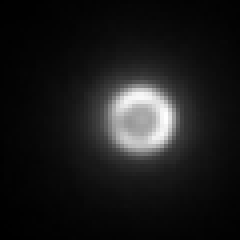
%> input picture testing/180327_mNG-ftsz1.tif, 60 x 60 px (shown 4 times larger)
$ octave testKymoGeneration.m   (GNU Octave 9; MATLAB toolbox functions it lacks are replaced by stand-ins)
%> lines starting %> are read from the running program, lines starting %| are printed output that depends on the picture; in (x1, y1, x2, y2) boxes, pixels count from 0 and x2, y2 are one past the last pixel; in counts of white or black regions, pixels touching at a corner belong together; the program's own positions count from 1
### verciniAnalysis.m
function verciniAnalysis(fileFilter,pixSz,varargin)
% Performs circular kymograph analysis for VerCINI microscopy data of vertically immobilized bacteria
% Septa/ cell circumference is localized to sub-pixel precision by fitting an explicit model (defined in fitRing.m) of
% a blurred annulus two large width Gaussians to account for diffuse and out of focus cytoplasmic background, plus a baseline.
% The fitted background contribution is subtracted from each image, and a kymograph calculated along the circular line profile
% of the cell circumference.
% By default the background subtracted image and kymograph are saved.
% Automatically analyses all files matching "fileFilter" string
% All results are saved in 'analysed' subdirectory of the current working directory
%
% NOTE: By default, TWO copies of the kymograph are plotted side by side, ie wrapping around the cell circumference twice,
% 0->720degrees. This is so that dynamics at the 360degree->0degree transition can still be identified
% NOTE: If the background subtraction fails for some frames - slow fitting, bright bands in the kymographs - this is usually because 'FixedRadiusFit' is set to true, but the radius is changing, or because 'FixedPositionFit' is set to true but the cell position is changing (drift) - try changing 'FixedRadiusFit' or 'FixedPositionFit' to false.
% NOTE: By default, a zero row is added as the last row of the kymograph so that ImageJ plotting defaults to the "correct" contrast for a background subtracted image, ie black = 0 counts. You can turn this off with 'ZeroPadKymograph', false
%
% INPUTS:
%   fileFilter: Search string for files to analyse, eg '*.tif'
%       Input image stacks should be cropped movies of septum/ circumferentially localized protein dynamics.
%       Input image stacks should be cropped to contain one cell only
%       Cell should not overlap image edges.
%   pixSz: Camera pixel size in nanometres
% OUTPUTS:
%   Files, in subdirectory analysed:
%       <filename>_bgsub.tif: Background subtracted vercini image stack
%       <filename>_kymo.tif: Kymograph
%       <filename>_kymoWrap.tif: Kymograph, repeated nKymoWrap times
%       <filename>_fitData.mat: Fit results
%       <filename>_diamInfo.txt: Ring diameter, each frame if constricting, otherwise only defined for first frame (same for the rest)
%
%
% OPTIONAL INPUTS (commonly used):
%   'FixedRadiusFit', true/false (default:true): Fix the ring radius and shape parameters to the average ring parameters. Note the ring centroid can still shift to allow for small drifts.
%     Useful for cells that dont constrict within timeframe of imaging. If the cells constrict you need to turn this off.
%     FITPARAVG is the result of a prior fit to an averaged ring, used to fix the positions.
%   'FixedPositionFit', true/false (default:false): Fix the ring position to the average ring position. This is set to fals by default to allow for small cell drifts during acquisition. However, for fitting sparse data, especially single molecule data, the ring position is not well constrained based only on a single image. In that case, it is important to set this option to true and use the average ring position, to avoid the ring position jumping large amounts frame to frame which is obviously bad.  This problem - fit jumping, may also occur to a lesser degree on moderately sparse non-single-molecule data, like nascent FtsZ-rings. If that is likely for your dataset, or you get weird results, try setting this option to true.
%   'NumKymoRepeats', nKymoWrap (default:2): Number of times to plot the kymograph side-by-side in the kymoWrap file.
%   'SaveRawKymograph', true/false (default:false): Save a non-background subtracted kymograph as well.
%   'SaveFitPNG', true/ false (default:true): Save a png of the average image overlaid with the (first) fitted circle
%   'ZeroPadKymograph', true/ false (default:false): Add a zero row as the last row of the kymograph so that ImageJ plotting defaults to the correct contrast.
% OPTIONAL INPUTS (advanced):
%   'CytoplasmBG-FWHM', cytoBgFWHM_nm: Initial guess for the FWHM of the large gaussian fitted to account for the defocussed cytoplasmic background. DEFAULT:1300
%   'CytoplasmBG-FWHM-min', cytoBgFWHMmin_nm: Minimum for the FWHM of the large gaussian fitted to account for the defocussed cytoplasmic background. DEFAULT:800
%   'CytoplasmBG-FWHM-max', cytoBgFWHMmax_nm: Maximum for the FWHM of the large gaussian fitted to account for the defocussed cytoplasmic background. DEFAULT:Inf
%       NOTE: A second defocussed Gaussian is also fitted, with min width cytoBgFWHMmin_nm, and max width=Inf because a single gaussian does not fit well the cytoplasmic BG distribution.
%   'CytoplasmOnlyFit', true/false (default:false): Dont fit a ring - useful for calibration/ testing analysis of cytoplasmic GFP samples - force the ring amplitude to zero for cyto only fit
%   'FitMaxIP', true/false (default:false): Use maximum intensity projection instead of average for the fixed radius/ position fitting. Useful for single molecule data.
%   'LineProfileWidth', LineWidth (default:pixSz , ie 1 pixel): perpendicular distance over which to integrate line profile signal to improve SNR.
%   'PsfFWHM', psfFWHM (default:300 nm): Fitted PSF FWHM, nm. Determines PSF size used to blur the fitted ring.
%   'PsfWidthRangeNm',psfWidthExtraNm: Wiggle room allowed on fitted PSF FHWM. Ie fitted PSF width can be within range psfFWHM +/- psfWidthExtraNm. DEFAULT: 50
%   'RingRadius-max', radMax_nm (default: 600): Maximum fitted ring radius. Default should hold well for most B subtilis or E coli samples but might need to change if in a different organism. If you set it too large the fitting becomes unstable for small radius septa/ cells.
%   'SetManualRadius', manualRadiusNm: Sets the septum radius to fixed value manualRadiusNm
%   'SetManualRadius', [manualRadiusNmMin,manualRadiusNmMax]: limits the septum radius to range defined by 2 element vector. Initial guess is average of the min and max Radius
% OPTIONAL INPUTS (developer/debug):
%   'HoughCircleGuess',true/false: (Experimental) Uses hough circle finding estimator for the initial guess. From initial testing seems more robust than the simple binary estimator.
%
%
%
% EXAMPLES:
%
%   >> verciniAnalysis('*.tif',pixSz)
%      By default, fits with fixed radius based on average image
%
%   >> verciniAnalysis('*.tif',pixSz,'FixedRadiusFit',false)
%      Alternatively, fit with a free radius to allow for constriction
%
%   >> verciniAnalysis('*.tif',pixSz,'SaveRawKymograph',true)
%      Optionally you can save the non-background subtracted kymograph
%
%   >> verciniAnalysis('*.tif',pixSz,'FixedPositionFit', true)
%      Optionally you can fit the septum centroid position to that of the average image. Useful for single molecule or otherwise sparse data.


f = dir(fileFilter);
nF= numel(f);

hF= figure;
for ii = 1:nF
    file = f(ii).name;
    folder=f(ii).folder;
    fname = fullfile(folder,file)
    try
        ringCorrectAndFit_bgFitter(fname,pixSz,varargin{:});
    catch ME
        display(getReport(ME));
    end
end
close(hF);
%--------------------------------------------------------
function [kymo, kymoCorr] = ringCorrectAndFit_bgFitter(fname,pixSz,varargin)
%> called with fname = 'testing/180327_mNG-ftsz1.tif', pixSz = 65
%,lineProfileWidth,bleachPlotOn,,useTLFitter,frStep,doBGFG_separation)
global DEBUG_RING

ringFitArg={};
frStep = 1;
lineProfileWidth = pixSz;
psfFWHM = 300;
bleachPlotOn=false;
nKymoWrap=2;
doSaveRawKymograph = true;
doSaveFitFigure=true;
nargin = numel(varargin);
ii = 1;
while ii<=numel(varargin)
    if strcmp(varargin{ii},'PsfWidthRangeNm') || strcmp(varargin{ii},'CytoplasmBG-FWHM') ...
        || strcmp(varargin{ii},'CytoplasmBG-FWHM-min') || strcmp(varargin{ii},'CytoplasmBG-FWHM-max') ...
        || strcmp(varargin{ii},'RingRadius-max') || strcmp(varargin{ii},'ZeroPadKymograph')...
        || strcmp(varargin{ii},'FixedRadiusFit') || strcmp(varargin{ii},'SetManualRadius') ...
        || strcmp(varargin{ii},'CytoplasmOnlyFit')|| strcmp(varargin{ii},'PlotFit')...
        || strcmp(varargin{ii},'ShowFitOutcome') || strcmp(varargin{ii},'FixedPositionFit') ...
        || strcmp(varargin{ii},'FitMaxIP') || strcmp(varargin{ii},'HoughCircleGuess')
        ringFitArg={ringFitArg{:},varargin{ii:ii+1}};
        ii=ii+1;
    elseif strcmp(varargin{ii},'PsfFWHM')
        psfFWHM=varargin{ii+1};
        ii=ii+2;
    elseif strcmp(varargin{ii},'LineProfileWidth')
        lineProfileWidth=varargin{ii+1};
        ii=ii+2;
    elseif strcmp(varargin{ii},'NumKymoRepeats')
        nKymoWrap=varargin{ii+1};
        ii=ii+2;
    elseif strcmp(varargin{ii},'SaveRawKymograph')
        doSaveRawKymograph=varargin{ii+1};
        ii=ii+2;
    elseif strcmp(varargin{ii},'SaveFitPNG')
        doSaveFitFigure=varargin{ii+1};
        ii=ii+2;
    else
        ii=ii+1;
    end
end

[pathstr,name,ext]=fileparts(fname);
if isempty(pathstr)
    pathstr='.';%matlab looks on all pths not just current path if dont do this
end

if ~isempty(DEBUG_RING) && DEBUG_RING==true
    savepath = fullfile(pathstr,'test_analysis');
else
    savepath = fullfile(pathstr,'analysed');
end

if ~exist(savepath,'dir')
    mkdir(savepath);
end
ringStack = imreadstack(fname);

% calculate the kymograph
[ ringStack_noBg,kymo,circFit,kymoInfo, kymoraw,fitPar] = doBgSubAndKymo(ringStack,pixSz,lineProfileWidth,psfFWHM,ringFitArg{:});
save([savepath,filesep,name,'_fitData.mat'],'circFit','kymoInfo','fitPar');
%write a text file with the radius for quick reference
Diameter_nm = round(kymoInfo(:,2))*2;
Frame= kymoInfo(:,1);
T = table(Frame,Diameter_nm);
if numel(unique(Diameter_nm))==1
    T=T(1,:);
end

radius_fname = [savepath,filesep,name,'_diamInfo','.txt'];
writetable(T,radius_fname);

%make 2pi versions of everything for convenience
kymo_wrap = repmat(kymo,[1,nKymoWrap]);
kymoraw_wrap = repmat(kymoraw,[1,nKymoWrap]);

%save everything as floats if that's what's returned
tiffwrite([savepath,filesep,name,'_bgsub.tif'],ringStack_noBg);
tiffwrite([savepath,filesep,name,'_kymo.tif'],kymo);
tiffwrite([savepath,filesep,name,'_kymoWrap.tif'],kymo_wrap);
if doSaveRawKymograph
    tiffwrite([savepath,filesep,name,'_kymoRaw.tif'],kymoraw);
    tiffwrite([savepath,filesep,name,'_kymoRawWrap.tif'],kymoraw_wrap);
end

if doSaveFitFigure
    h=figure;
    plotCircleFig(mean(ringStack,3),circFit{1});
    saveas(h,[savepath,filesep,name,'_fitResult.png']);
    close(h);
end

### imreadstack.m
function imstack = imreadstack( path1)
%> called with path1 = 'testing/180327_mNG-ftsz1.tif'
%	imstack = imreadstack( path1)
%
% Description:
% 	Automatically load all the images in a stack as a
% 3D matrix
%
% Inputs:
% 	path
%
% Outputs:
%	imstack
%
% History:
% 	080213 	- First alpha complete (SH)
%	080213 	- Function headers and help standardised (SH)
%
% Author:
%	Seamus Holden
%

%number of frames in image and size of image
numFrames = numel(imfinfo(path1));
I = imread( path1, 1);
%> I is the input picture: size 60x60 single; min 189.1, max 3171.1, mean 505.3

%preallocate array
imstack = zeros( [size(I) numFrames], class(I));
imstack(:,:,1) = I;

for p = 2:numFrames
	imstack(:,:,p) = imread(path1, p);
end

### doBgSubAndKymo.m
function [ ringStack_noBg, ringKymograph, circleData, kymoInfo, rawKymograph, fitPar] = doBgSubAndKymo(ringStack,pixSzNm,lineWidthNm, psfFWHM,varargin)
%> called with pixSzNm = 65, lineWidthNm = 65, psfFWHM = 300
% function [ ringStack_noBg, ringKymograph, circleData, kymoInfo] = doBgSubAndKymo(ringStack,pixSzNm,lineWidthNm, psfFWHM,varargin)
%extract circular kymograph, integrating over widthNM annulus thickness
%use fitting to the ring to find the diameter, should make it more robust eg on small rings
%   Performs background subtraction and kymograph fitting for vertically immobilized cells
%   Kymographs are background subtracted ie zero should equal a genuine gap in the ring
% INPUTS:
%   ringStack: [y,x,frame] ring dynamics movie
%   pixSz: Camera pixel size in nanometres
%   lineWidthNm: perpendicular distance over which to integrate line profile signal to improve SNR.
%   psfFWHM: Fitted PSF FWHM, nm. Determines PSF size used to blur the fitted ring.
%
% OPTIONAL INPUTS:
%   'PsfWidthRangeNm',psfWidthExtraNm: Wiggle room allowed on fitted PSF FHWM. Ie fitted PSF width can be within range psfFWHM +/- psfWidthExtraNm. DEFAULT: 50
%   'CytoplasmBG-FWHM', cytoBgFWHM_nm: Initial guess for the FWHM of the large gaussian fitted to account for the defocussed cytoplasmic background. DEFAULT:1300
%   'CytoplasmBG-FWHM-min', cytoBgFWHMmin_nm: Minimum for the FWHM of the large gaussian fitted to account for the defocussed cytoplasmic background. DEFAULT:1000
%   'CytoplasmBG-FWHM-max', cytoBgFWHMmax_nm: Maximum for the FWHM of the large gaussian fitted to account for the defocussed cytoplasmic background. DEFAULT:1000
% NOTE: A second defocussed Gaussian is also fitted, with min width cytoBgFWHMmin_nm, and max width=Inf because a single gaussian does not fit well the cytoplasmic BG distribution.
%   'RingRadius-max', radMax_nm: Maximum fitted ring radius. Default should hold well for WT or even most mutant Bsubtilis but change if in a different organism. If you set it too large the fitting becomes unstable for small rings. DEFAULT: 600
%   'ZeroPadKymograph', doZeroPadKymo: Add a zero row as the last row of the kymograph so that ImageJ plotting defaults to the correct contrast. DEFAULT: true
%   'FixedRadiusFit', fitParAvg: Fix the ring radius and shape parameters to the average ring parameters. Note the ring centroid can still shift to allow for small drifts. Useful for cells that dont constrict within timeframe of imaging. If the cells constrict you need to turn this off. FITPARAVG is the result of a prior fit to an averaged ring, used to fix the positions. DEFAULT: true
%   'FitMaxIP', true/false: Use maximum intensity projection instead of average for the fixed radius/ position fitting
%
% NOTE: If the background subtration fails for some frames - slow fitting, bright bands in the kymographs - this is usually because 'FixedRadiusFit' is set to true, but the radius is changing  - try changing 'FixedRadiusFit' to false. If the radius is changign the FixedRadiusFit gives bad results as the average radius is not a good match for all frames

nargin = numel(varargin);
fitRingArg={};
doZeroPadKymo = true;
doFixedRadiusFit = true;
doMaxFit=false;
ii = 1;
while ii<=numel(varargin)
    if strcmp(varargin{ii},'ZeroPadKymograph')
        doZeroPadKymo=varargin{ii+1};
        ii=ii+2;
    elseif strcmp(varargin{ii},'FixedRadiusFit')
        doFixedRadiusFit=varargin{ii+1};
        ii=ii+2;
    elseif strcmp(varargin{ii},'FitMaxIP')
        doMaxFit=varargin{ii+1};
        ii=ii+2;
    else
        fitRingArg={fitRingArg{:},varargin{ii}};
        ii=ii+1;
    end
end

ringStack = double(ringStack);

%optionally find the radius etc from the average of whole movie
if doFixedRadiusFit
    if doMaxFit
        ringIm = max(ringStack,[],3);
    else
        ringIm = mean(ringStack,3);
    end
    fitParAvg = fitRing(ringIm, pixSzNm,psfFWHM, fitRingArg{:});
else
    fitParAvg=[];
end

nFr = size(ringStack,3);
ringStack_noBg = 0.*ringStack;
for ii =1:nFr

    %fit each ring.
%     display(['Frame: ',num2str(ii)]);
    if ii==1
        [ringIm_noBg, ringKymoCell{ii}, circleData{ii}, rawKymoCell{ii},fitPar(ii,:)] = bgSubAndProfile(ringStack(:,:,ii),pixSzNm,lineWidthNm, psfFWHM,doFixedRadiusFit,fitParAvg,fitRingArg{:});
    else
        [ringIm_noBg, ringKymoCell{ii}, circleData{ii}, rawKymoCell{ii},fitPar(ii,:)] = bgSubAndProfile(ringStack(:,:,ii),pixSzNm,lineWidthNm, psfFWHM,doFixedRadiusFit,fitParAvg,'InitialGuess', fitPar(ii-1,:), fitRingArg{:});
    end
    kymoSz(ii,:) = size(ringKymoCell{ii});
    rNm=circleData{ii}.r*pixSzNm;
    kymoInfo(ii,:) = [ii,rNm,kymoSz(ii,1),kymoSz(ii,2)];
    ringStack_noBg(:,:,ii) = ringIm_noBg;
end

maxKymoWidth = max(kymoSz(:,2));
ringKymograph = zeros(nFr,maxKymoWidth);
rawKymograph = zeros(nFr,maxKymoWidth);
for ii = 1:nFr
    ringKymograph(ii,1:kymoSz(ii,2))=ringKymoCell{ii};
    rawKymograph(ii,1:kymoSz(ii,2))=rawKymoCell{ii};
end

if doZeroPadKymo%no point in padding the raw kymograph
    ringKymograph(end+1,:)=0;
end


%------------------------------------------------------------------
% [39 lines left out: function bgSubAndProfile, not called in this run]

%------------------------------------------------------------------
% [24 lines left out: function getProfile, not called in this run]

### fitRing.m
function [fitPar, fitIm,im_bgsub] = fitRing(im, pixSz_nm,psfFWHM, varargin)
%> called with pixSz_nm = 65, psfFWHM = 300
% function [fitPar, fitIm,im_bgsub] = fitRing(im, pixSz_nm,psfFWHM, varargin)
%
% Fit a ring to an image.
% Blurred annulus (signal) , plus flat background plus two large width gaussians to account for diffuse and out of focus cytoplasmic background.
% Hardcoded NSECTOR (currently 12) to allow varying amplitude
% Model is:
%    X0 = par(1);
%    Y0 = par(2);
%    R0 = par(3);
%    stdRing = par(4);
%    A = par(5);
%    bg_flat = par(6);
%    cytoplasmBg = par(7);
%    cytoplasmBgWidth=par(8);
%    cytoplasmBg2 = par(9);
%    cytoplasmBgWidth2=par(10);
%    sectorAmp(1:nSector) = par(11:11+nSector-1);
%    for ii = 1:nSector
%        F_ring(sectoredImage==ii) = sectorAmp(ii)*A.*exp(-(R(sectoredImage==ii)-R0).^2./(2.*stdRing.^2));
%    end
%    %flat background contribution
%    F_bg = bg_flat;
%    %defocussed gaussian cytoplasm contribution
%    F_cyto = cytoplasmBg.*exp(-((X-X0).^2+(Y-Y0).^2)./(2.*cytoplasmBgWidth.^2));
%    %Another defocussed gaussian cytoplasm contribution
%    F_cyto2 = cytoplasmBg2.*exp(-((X-X0).^2+(Y-Y0).^2)./(2.*cytoplasmBgWidth2.^2));
%    F=F_bg+F_ring+F_cyto+F_cyto2;
%
% INPUTS:
%   im: ring Image
%   pixSz: Camera pixel size in nanometres
%   psfFWHM: Fitted PSF FWHM, nm. Determines PSF size used to blur the fitted ring.
%
% OUTPUTS:
%   fitPar: As defined above.
%   fitIm: Fitted image
%   im_bgsub: Input image, im, minus the fitted background.
%       Ie im_bgsub = im - (F_bg + F_cyto + F_cyto2)
%
% OPTIONAL INPUTS:
%   'PsfFWHM', psfFWHM: Fitted PSF FWHM, nm. Determines PSF size used to blur the fitted ring. DEFAULT: 300 nm
%   'PsfWidthRangeNm',psfWidthExtraNm: Wiggle room allowed on fitted PSF FHWM. Ie fitted PSF width can be within range psfFWHM +/- psfWidthExtraNm. DEFAULT: 50
%   'CytoplasmBG-FWHM', cytoBgFWHM_nm: Initial guess for the FWHM of the large gaussian fitted to account for the defocussed cytoplasmic background. DEFAULT:1300
%   'CytoplasmBG-FWHM-min', cytoBgFWHMmin_nm: Minimum for the FWHM of the large gaussian fitted to account for the defocussed cytoplasmic background. DEFAULT:800
%   'CytoplasmBG-FWHM-max', cytoBgFWHMmax_nm: Maximum for the FWHM of the large gaussian fitted to account for the defocussed cytoplasmic background. DEFAULT:Inf
%   'CytoplasmOnlyFit' Dont fit a ring - useful for cytoGFP - force the ring amplitude to zero for cyto only fit
%  NOTE: A second defocussed Gaussian is also fitted, with min width cytoBgFWHMmin_nm, and max width=Inf because a single gaussian does not fit well the cytoplasmic BG distribution.
%   'RingRadius-max', radMax_nm: Maximum fitted ring radius. Default should hold well for WT or even most mutant Bsubtilis but change if in a different organism. If you set it too large the fitting becomes unstable for small rings. DEFAULT: 600
%   'FixedRadiusFit', fitParAvg: Fix the ring radius and shape parameters to the average ring parameters. Note the ring centroid can still shift to allow for small drifts. Useful for cells that dont constrict within timeframe of imaging. If the cells constrict you need to turn this off. FITPARAVG is the result of a prior fit to an averaged ring, used to fix the positions. DEFAULT:false
%     Note that default FixedRadiusFit value in higher level function doBgSubAndKymo.m is true, so for batch analysis FixedRadiusFit is usually true - it's just false at the bottom level function as the first pass is run with free shape parameters to measure the average radius.
%   'FixedPositionFit', fitParAvg: Fix the ring position to the average ring position.  FITPARAVG is the result of a prior fit to an averaged ring,
%     used to fix the positions. DEFAULT: false
%   'SetManualRadius', manualRadiusNm: Sets the septum radius to fixed value manualRadiusNm
%   'SetManualRadius', [manualRadiusNmMin,manualRadiusNmMax]: limits the septum radius to range defined by 2 element vector. Initial guess is average of the min and max Radius
%

global DEBUG_RING
%parameters: x0, y0, r,width, Amplitude, BG, cytoplasmBg
NSECTOR=12;

plotOn=false;
cytoBgFWHM_nm = 1300;
cytoBgFWHMmin_nm = 800;
cytoBgFWHMmax_nm = Inf;
radMax_nm=600;
psfWidthExtraNm= 50;%as in +/- psfFWHM
doFixedRadiusFit=false;
doFixedPosFit=false;
doSetRadius=false;
doCytoOnlyFit=false;
radiusManual=NaN;
doShowFitResult = false;
nargin = numel(varargin);
usePriorInitGuess=false;
priorInitGuess = [];
ii = 1;
while ii<=numel(varargin)
    if strcmp(varargin{ii},'PsfWidthRangeNm')
        psfWidthExtraNm= varargin{ii+1};
        ii=ii+2;
    elseif strcmp(varargin{ii},'PlotFit')
        plotOn=true;
        ii=ii+1;
    elseif strcmp(varargin{ii},'CytoplasmBG-FWHM')
        cytoBgFWHM_nm = varargin{ii+1};
        ii=ii+2;
    elseif strcmp(varargin{ii},'CytoplasmBG-FWHM-min')
        cytoBgFWHMmin_nm = varargin{ii+1};
        ii=ii+2;
    elseif strcmp(varargin{ii},'CytoplasmBG-FWHM-max')
        cytoBgFWHMmax_nm = varargin{ii+1};
        ii=ii+2;
    elseif strcmp(varargin{ii},'RingRadius-max') %best to set this pretty close to the max plausible ring radius
        radMax_nm= varargin{ii+1};
        ii=ii+2;
    elseif strcmp(varargin{ii},'FixedRadiusFit')
        doFixedRadiusFit = true;
        fitParAvg= varargin{ii+1};
        ii=ii+2;
    elseif strcmp(varargin{ii},'FixedPositionFit')
        doFixedPosFit= varargin{ii+1};
        ii=ii+2;
    elseif strcmp(varargin{ii},'SetManualRadius') %supply a manually chosen radius
        doSetRadius= true;
        radiusManual= varargin{ii+1};
        ii=ii+2;
    elseif strcmp(varargin{ii},'CytoplasmOnlyFit') %force the ring amplitude to zero for cyto only fit
        doCytoOnlyFit= varargin{ii+1};
        ii=ii+2;
    elseif strcmp(varargin{ii},'ShowFitOutcome') %force the ring amplitude to zero for cyto only fit
        doShowFitResult= varargin{ii+1};
        ii=ii+2;
    elseif strcmp(varargin{ii},'InitialGuess')
        usePriorInitGuess=true;
        priorInitGuess= varargin{ii+1};
        ii=ii+2;
    else
        ii=ii+1;
    end
end

imBlur = imgaussfilt(im,1);
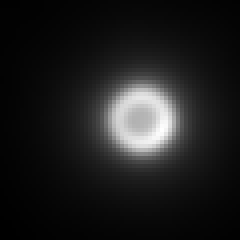
%> imBlur: size 60x60 double (shown 4 times larger); min 177.7, max 2531.4, mean 454.1; drawn with min black and max white
%guess parameters
%segment image, ignore background
otsuThresh= otsu(imBlur);
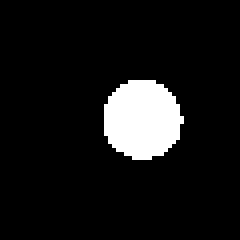
%> otsuThresh: size 60x60 double (shown 4 times larger); values 1 (black) and 2 (white), 8.7% white; 1 white region, box (x1, y1, x2, y2) and area: (26, 20, 46, 40) 312
fg = im;
fg(otsuThresh==1)=0;
%clear up any outlier pixels by only keeping the largest above thresh area
BW0=logical(fg);
%> (the rest of the program and of its run is left out)
